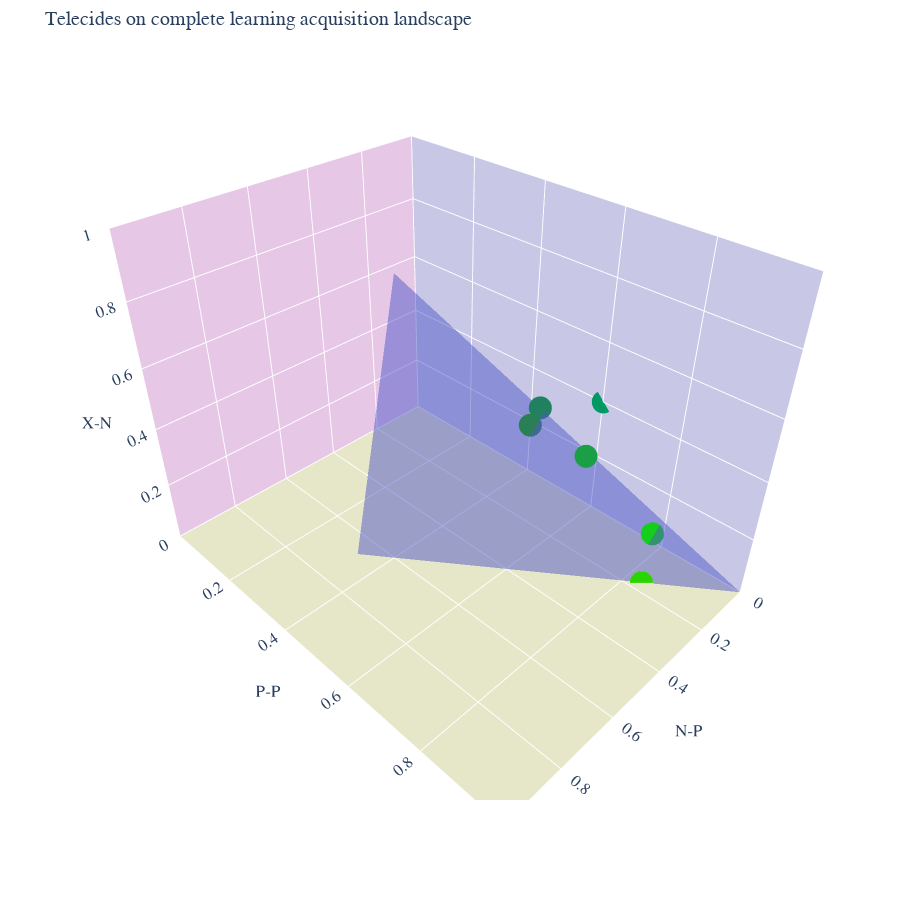

Source (notebook cell):
### Code cell
# fig = px.scatter_3d(telecides, x='p-p', y='n-p', z='x-n', color=telecides.index,
#                    template='ggplot2',
#                    labels={'color':'Unit '}
#                    )
fig = go.Figure(data=[go.Mesh3d(
    x=df_tele['N-P'],
    y=df_tele['P-P'],
    z=df_tele['X-N'],
    opacity=0.5, hoverinfo='skip')])

fig.add_scatter3d(x=telecides['n-p'], y=telecides['p-p'], z=telecides['x-n'], mode='markers', text=telecides.index, 
                  marker=dict(size=8, color=telecides))

fig.update_layout(title_text='Telecides on complete learning acquisition landscape',
            scene = dict(
                xaxis_title="N-P",
                yaxis_title="P-P",
                zaxis_title="X-N",
                xaxis = dict(
                     nticks=6, range=[0,1],
                     backgroundcolor="rgb(200, 200, 230)",
                     gridcolor="white",
                     showbackground=True,
                     zerolinecolor="white",),
                yaxis = dict(
                    nticks=6, range=[0,1],
                    backgroundcolor="rgb(230, 200,230)",
                    gridcolor="white",
                    showbackground=True,
                    zerolinecolor="white"),
                zaxis = dict(
                    nticks=6, range=[0,1],
                    backgroundcolor="rgb(230, 230,200)",
                    gridcolor="white",
                    showbackground=True,
                    zerolinecolor="white",),
            ),
            width=900,
            height=900,
            margin=dict(
                r=10, l=10,
                b=100, t=50),
              font=dict(
                family="Courier New, monospace",
                size=14,
#                 color="RebeccaPurple"
                )
                  )

fig.show()

### Figure 1 — Plotly figure (JSON) as saved in the notebook; plotly's stock layout.template omitted (floating-point values rounded to 4 significant figures)
{"data": [{"hoverinfo": "skip", "opacity": 0.5, "type": "mesh3d", "x": [0.222, 0, 0.667], "y": [0.111, 1, 0.333], "z": [0.666, 0, 0]}, {"marker": {"color": [[0.1039, 0.6234, 0.2727], [0.08333, 0.8056, 0.1111], [0.125, 0.5, 0.375], [0.1667, 0.8333, 0], [0, 0.6, 0.4], [0.1667, 0.5, 0.3333]], "size": 8}, "mode": "markers", "text": ["1. Kas ir mediji, ko no tiem sagaidīt", "2. Pierādījumu veidi", "3. Viltus ziņas", "4. Ievads loģikas kļūdās", "5. Loģikas kļūdas: slidenā nogāze un melnbaltā domāšana", "6. Loģikas kļūdas: nepatiesais cēlonis un atsaukšanās uz tradīciju"], "type": "scatter3d", "x": [0.1039, 0.08333, 0.125, 0.1667, 0, 0.1667], "y": [0.6234, 0.8056, 0.5, 0.8333, 0.6, 0.5], "z": [0.2727, 0.1111, 0.375, 0, 0.4, 0.3333]}], "layout": {"font": {"family": "Courier New, monospace", "size": 14}, "height": 900, "margin": {"b": 100, "l": 10, "r": 10, "t": 50}, "scene": {"xaxis": {"backgroundcolor": "rgb(200, 200, 230)", "gridcolor": "white", "nticks": 6, "range": [0, 1], "showbackground": true, "title": {"text": "N-P"}, "zerolinecolor": "white"}, "yaxis": {"backgroundcolor": "rgb(230, 200,230)", "gridcolor": "white", "nticks": 6, "range": [0, 1], "showbackground": true, "title": {"text": "P-P"}, "zerolinecolor": "white"}, "zaxis": {"backgroundcolor": "rgb(230, 230,200)", "gridcolor": "white", "nticks": 6, "range": [0, 1], "showbackground": true, "title": {"text": "X-N"}, "zerolinecolor": "white"}}, "title": {"text": "Telecides on complete learning acquisition landscape"}, "width": 900}}
